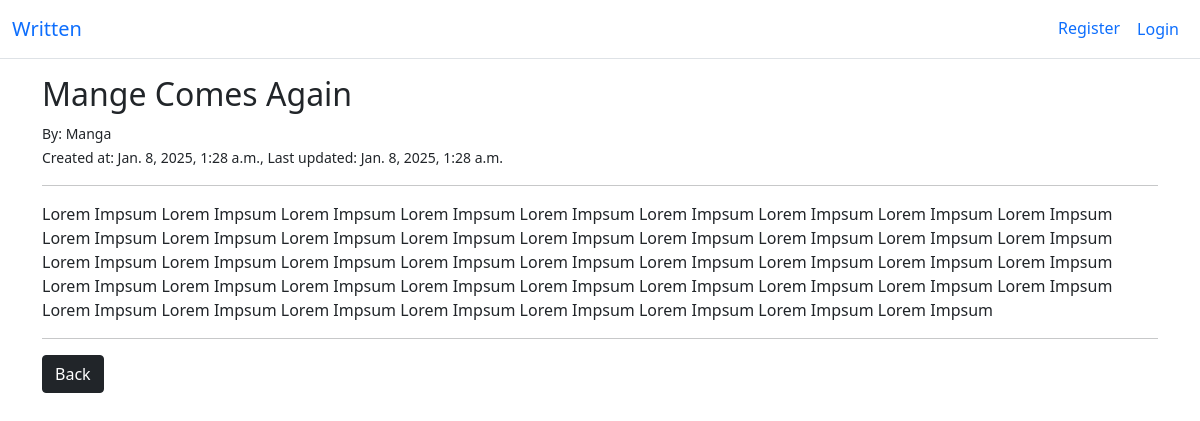
/post/10, run on the app's committed database.
### blog/models.py (models this page shows, shortened)
class Post(models.Model):
    author = models.ForeignKey(User, on_delete=models.CASCADE)
    title = models.CharField(max_length=100)
    content = models.TextField(max_length=5000)
    created_at = models.DateTimeField(auto_now_add=True)
    last_updated = models.DateTimeField(auto_now=True)

### blog/views.py (the view)
# urls.py: path("post/<int:pk>", PostDetailView.as_view(), name="post_detail"),
class PostDetailView(DetailView):
    model = Post
    template_name = "blog/post_details.html"

### blog/templates/blog/post_details.html (shortened to what this page needs)
{% extends 'blog/base.html' %}
{% block content %}
  <h2>{{ post.title }}</h2>
  <small> By: {{ post.author }}</small>
  <br>
  <small>Created at: {{post.created_at}},  Last updated: {{post.last_updated}}</small>
  <br>
  <hr>
  <p>{{ post.content }}</p>
  <hr>
  <a class="btn btn-dark" href="{% url 'all_posts' %}">Back</a>
{% endblock %}

### data on the page
Post: title "Mange Comes Again", author "Manga", created_at "Jan. 8, 2025, 1:28 a.m.", last_updated "Jan. 8, 2025, 1:28 a.m.", content "Lorem Impsum Lorem Impsum Lorem Impsum Lorem Impsum Lorem Impsum Lorem Impsum Lorem Impsum Lorem Impsum Lorem Impsum Lorem Impsum Lorem Impsum Lorem Impsum Lorem Impsum Lorem Impsum Lorem Impsum Lorem Impsum Lorem Impsum Lorem Impsum Lorem Impsum Lorem Impsum Lorem Impsum Lorem Impsum Lorem Impsum Lorem Impsum Lorem Impsum Lorem Impsum Lorem Impsum Lorem Impsum Lorem Impsum Lorem Impsum Lorem Impsum Lorem Impsum Lorem Impsum Lorem Impsum Lorem Impsum Lorem Impsum Lorem Impsum Lorem Impsum Lorem Impsum Lorem Impsum Lorem Impsum Lorem Impsum Lorem Impsum Lorem Impsum"
